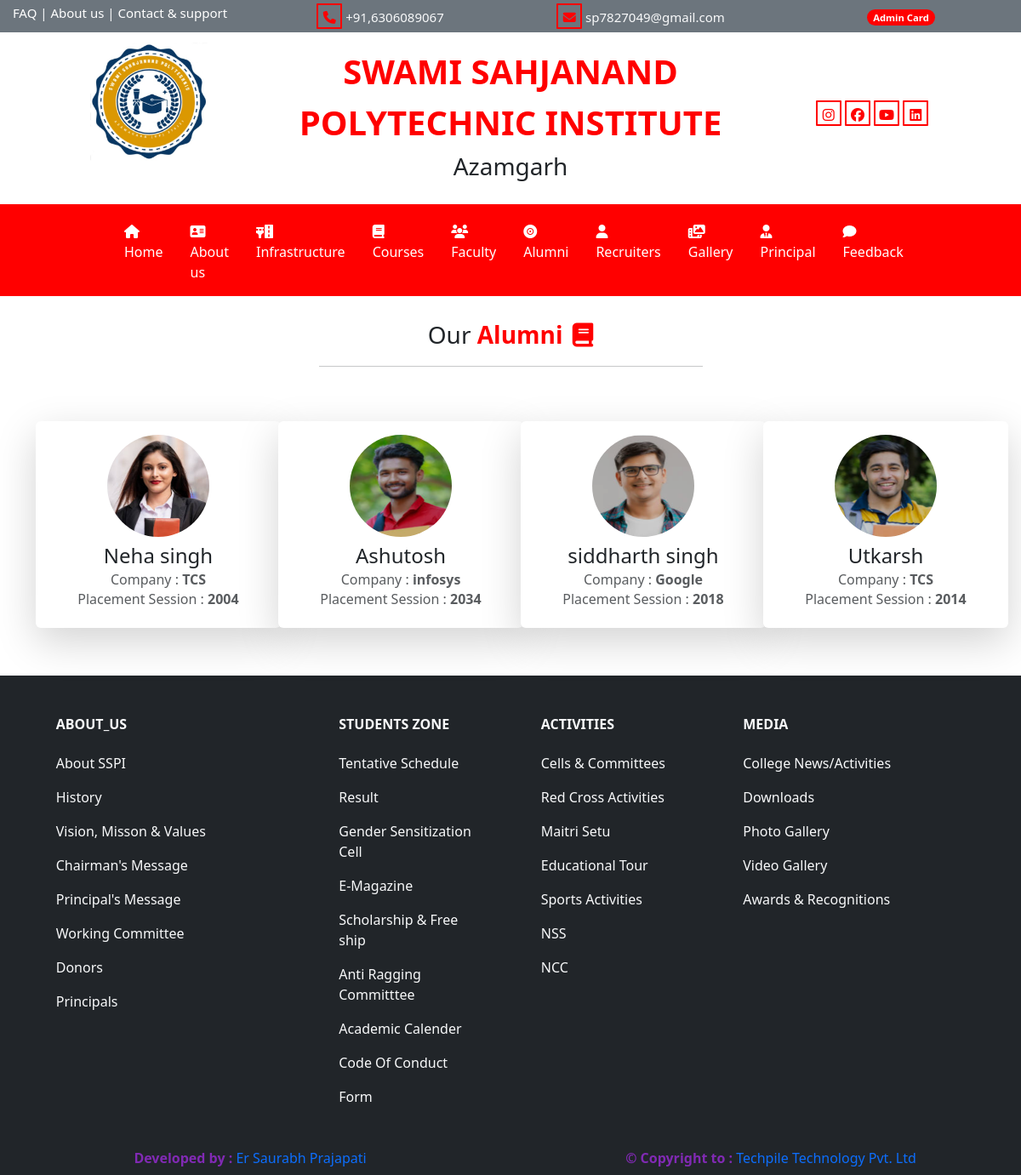
The page /alumni/ on the database its author committed.
### user/models.py (models this page shows)
class tbl_alumni(models.Model):
    name=models.CharField(max_length=50,null=True)
    student_picture=models.ImageField(upload_to='static/placement/',null=True)
    company_name=models.CharField(max_length=40,null=True)
    placement_session=models.CharField(max_length=20,null=True)

### user/views.py (the view)
# urls.py: path('alumni/',views.alumni),
def alumni(request):
    data=tbl_alumni.objects.all().order_by('-id')
    md={'adata':data}
    return render(request,'alumni.html',md)

### templates/alumni.html
{% extends 'base.html' %}
{% load static %}
{% block childpage %}
<div class="container">
  <div class="row">
    <div class="col-sm-5 mx-auto text-center my-4">
        <p class="fs-3 m-0">Our<b class="txt-color2"> Alumni <i class="fa-solid fa-book ps-1"></i></b></p>
        <hr/>
    </div>
</div>
    <div class="row my-4">
{% for a in adata %}
        <div class="col-sm-3">
            <div class="card mx-auto shadow-lg border-0 mb-3" style="width: 18rem;">
                <div class="card-body text-center">
                     <center>  <img class="rounded-circle imgcenter" height="120" width="120" src="../{{a.student_picture}}"/></center>
                     <h4 class="card-title mt-2">{{a.name}}</h4>
                     <h6 class="card-subtitle mb-2 text-body-secondary">Company :<b> {{a.company_name}}</b> </h6>
                     <h6 class="card-subtitle mb-2 text-body-secondary">Placement Session : <b> {{a.placement_session}}</b></h6>
                  </div>
            </div>
        </div>
{% endfor %}
    </div>
    </div>
{% endblock%}

### templates/base.html (style rules this page uses)
body { overflow-x:hidden; }
:root { --bgcolor1:#812ab4 ; --bgcolor2: red; --bgcolor3: #ffb634; }
.txt-color2 { color: var(--bgcolor2); }

### rows shown on the page
tbl_alumni: student_picture (picture), name "Neha singh", company_name "TCS", placement_session "2004"
tbl_alumni: student_picture (picture), name "Ashutosh", company_name "infosys", placement_session "2034"
tbl_alumni: student_picture (picture), name "siddharth singh", company_name "Google", placement_session "2018"
tbl_alumni: student_picture (picture), name "Utkarsh", company_name "TCS", placement_session "2014"
